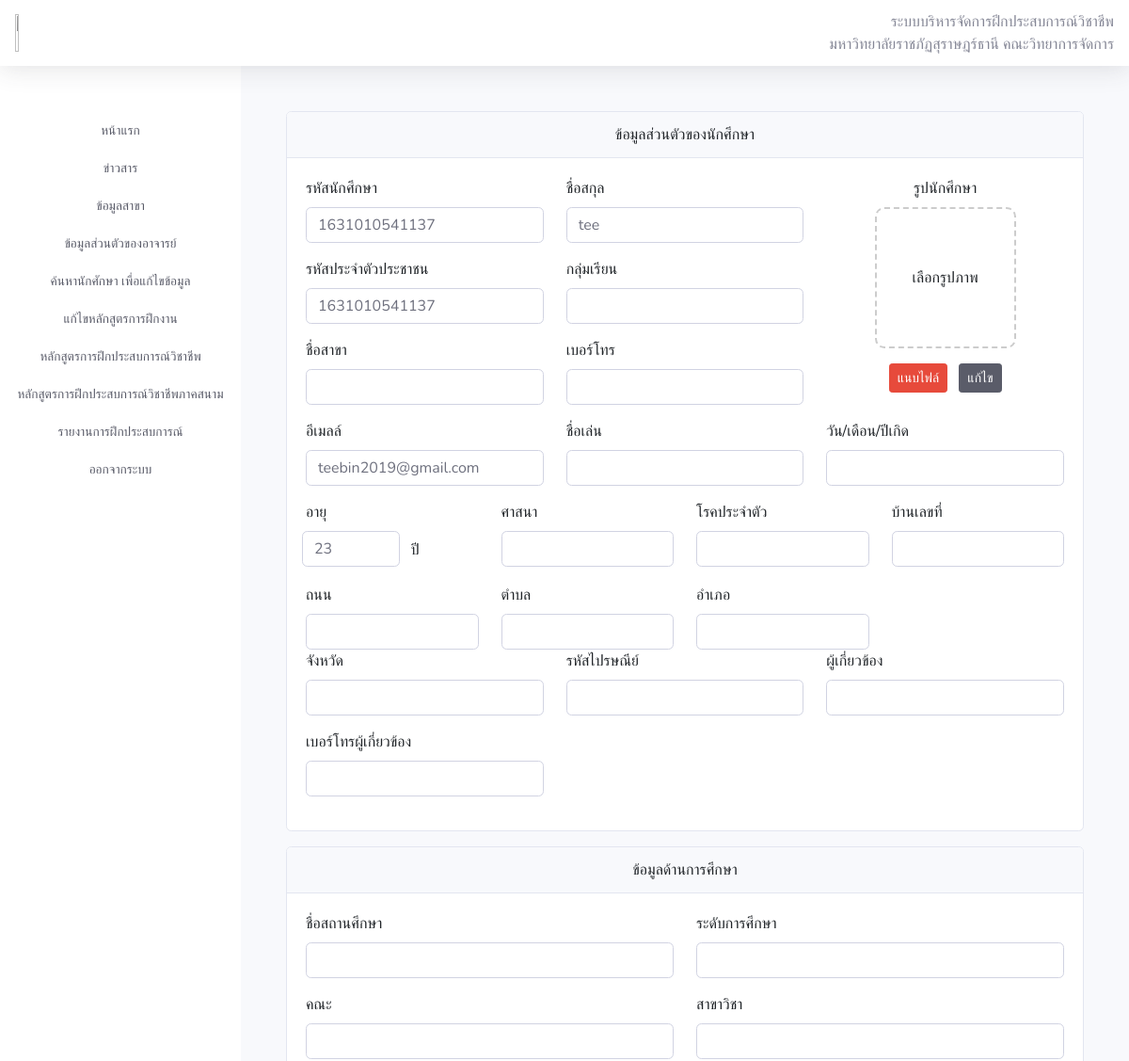
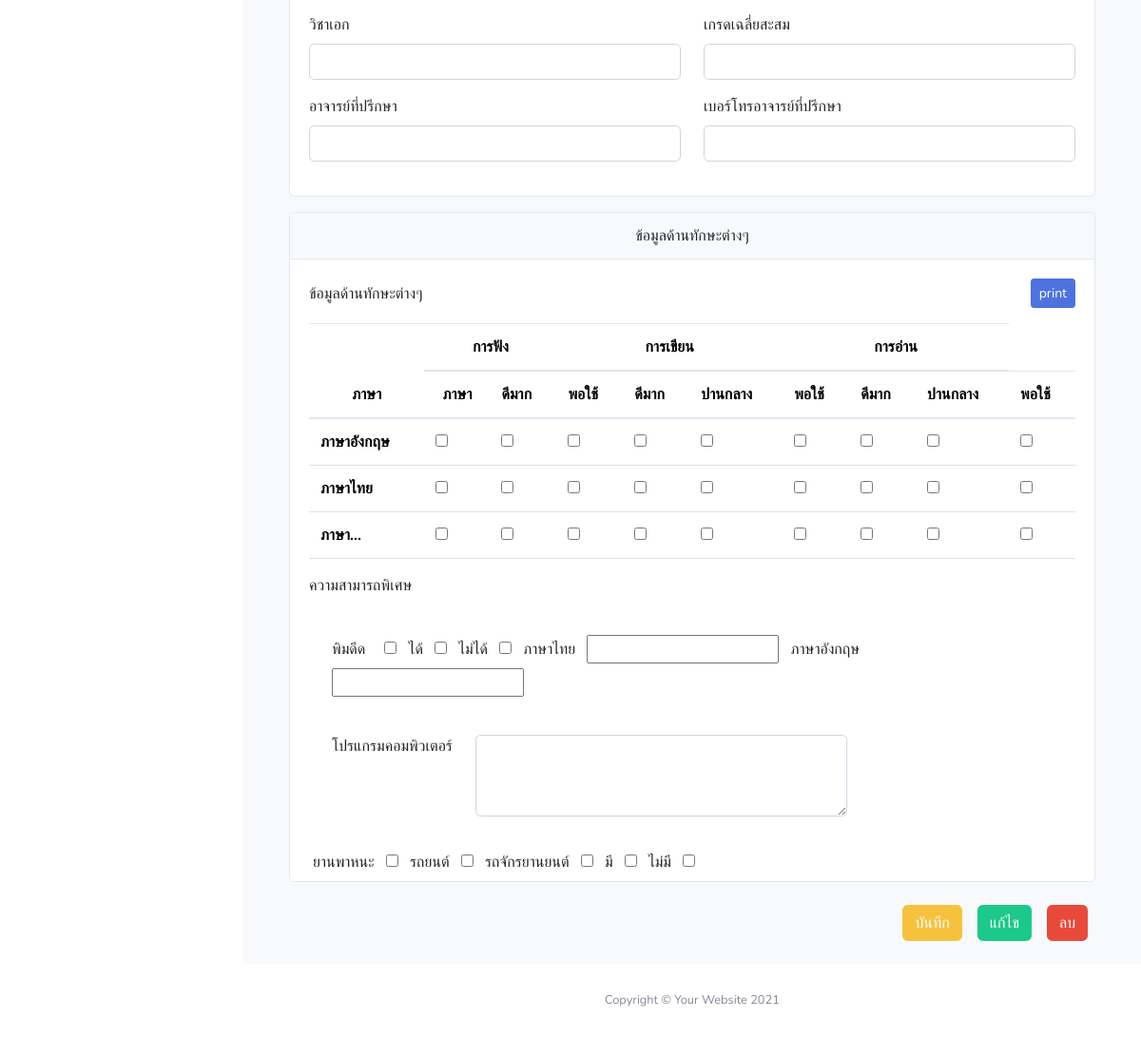
Screenshot of /students/creat.php (signed in) with the database file from the repository (2 pictures, top to bottom).
### tables this page shows
CREATE TABLE `users` (
  `id` int(11) NOT NULL,
  `ID_IDEN` varchar(100) DEFAULT NULL COMMENT 'รหัสประจำตัว',
  `name` varchar(30) NOT NULL COMMENT 'ชื่อ-สกุล',
  `ID_CN` varchar(13) DEFAULT NULL,
  `SG` varchar(9) DEFAULT NULL COMMENT 'กลุ่มเรียน',
  `EDUC_MAJOR` varchar(20) DEFAULT NULL COMMENT 'สาขาวิชา',
  `PN` varchar(10) DEFAULT NULL COMMENT 'เบอร์โทร',
  `email` varchar(100) NOT NULL COMMENT 'อีเมลล์',
  `NICKNAME` varchar(10) DEFAULT NULL COMMENT 'ชื่อเล่น',
  `DATE` date DEFAULT NULL COMMENT 'วันเกิด',
  `AGE` int(3) DEFAULT NULL COMMENT 'อายุ',
  `RELIGION` varchar(10) DEFAULT NULL COMMENT 'ศาสนา',
  `CD` varchar(40) DEFAULT NULL COMMENT 'รหัสบัตรประชาชน',
  `ADDRESS` varchar(100) DEFAULT NULL COMMENT 'ที่อยู่',
  `SD` varchar(5) DEFAULT NULL COMMENT 'อำเภอ',
  `PROVINCE` varchar(20) DEFAULT NULL COMMENT 'จังหวัด',
  `ZC` varchar(5) DEFAULT NULL COMMENT 'รหัสไปรสณีย์',
  `CP` varchar(30) DEFAULT NULL COMMENT 'ผู้เกี่ยวข้อง',
  `CNPN` varchar(10) DEFAULT NULL COMMENT 'เบอร์โทรศัพท์ผู้เกี่ยวข้อง',
  `EDUCNAME` varchar(20) DEFAULT NULL COMMENT 'สถานศึกษา',
  `EDUCEL` varchar(30) DEFAULT NULL COMMENT 'ระดับการศึกษา',
  `EDUCSM` varchar(30) DEFAULT NULL COMMENT 'วิชาเอก',
  `EDUCGPA` varchar(4) DEFAULT NULL COMMENT 'เกรดเฉลี่ยสะสม',
  `EDUCA` varchar(30) DEFAULT NULL COMMENT 'อาจารย์ที่ปรึกษา',
  `EDUCPN` varchar(10) DEFAULT NULL COMMENT 'เบอร์ติดต่อ',
  `password` text NOT NULL,
  `id_major` int(11) DEFAULT NULL COMMENT 'รหัสสาขา',
  `number` varchar(10) NOT NULL COMMENT 'เบอร์โทร',
  `role` set('admin','teacher','student','') NOT NULL COMMENT 'ตำแหน่ง',
  `IMAGE` text DEFAULT NULL COMMENT 'รูป'
);

### students/creat.php (the view, shortened to what the rows shown need)
<?php
include '../database/connect.php';
$id = $_SESSION['id'];
$sql = "SELECT * FROM `users` where id = $id";
$result = $objCon->query($sql);
$row = $result->fetch_assoc();
?>
<!DOCTYPE html>
<html lang="en">
<head>
    <link href="https://cdn.jsdelivr.net/npm/bootstrap@5.3.3/dist/css/bootstrap.min.css" rel="stylesheet" />
    <link href="../assets/vendor/fontawesome-free/css/all.min.css" rel="stylesheet" type="text/css" />
    <link href="../assets/css/sb-admin-2.min.css" rel="stylesheet" />
</head>
<body id="page-top">
    <div id="wrapper">
        <div id="content-wrapper" class="d-flex flex-column">
            <div id="content">
                <div class="container-fluid mt-5">
                    <div class="container">
                        <form action="../backend/db_student/update.php" method="post" enctype="multipart/form-data">
                            <div class="card mb-3">
                                <div class="card-body">
                                    <div class="row ">
                                        <div class="col-md-4 mb-3">
                                            <label for="inputEmail4" class="form-label">รหัสนักศึกษา</label>
                                            <input type="text" class="form-control mb-3" id="inputEmail4" value="<?= $row['ID_IDEN'] ?? 'emtry' ?>" name="ID_IDEN">
                                            <label for="inputPassword4" class="form-label">รหัสประจำตัวประชาชน</label>
                                            <input type="text" class="form-control mb-3" id="inputPassword4" value="<?= $row['ID_CN'] ?? 'emtry' ?>" name="ID_CN">
                                            <label for="inputPassword4" class="form-label">ชื่อสาขา</label>
                                            <input type="text" class="form-control" id="inputPassword4" value="<?= $row['EDUC_MAJOR'] ?? 'ว่าง' ?>" name="EDUC_MAJOR">
                                        </div>
                                        <div class="col-md-4 ">
                                            <label for="inputPassword4" class="form-label">ชื่อสกุล</label>
                                            <input type="text" class="form-control mb-3" id="inputPassword4" value="<?= $row['name'] ?>" name="name">
                                            <label for="inputPassword4" class="form-label">กลุ่มเรียน</label>
                                            <input type="text" class="form-control mb-3" id="inputPassword4" value="<?= $row['SG'] ?>" name="SG">
                                            <label for="inputPassword4" class="form-label">เบอร์โทร</label>
                                            <input type="text" class="form-control" id="inputPassword4" value="<?= $row['PN'] ?>" name="PN">
                                        </div>
                                        <div class="col-md-4 mb-3">
                                            <label for="inputPassword4" class="form-label">อีเมลล์</label>
                                            <input type="text" class="form-control" id="inputPassword4" value="<?= $row['email'] ?>" name="email">
                                        </div>
                                    </div>
                                </div>
                            </div>
                            <div class="card mb-3">
                                <div class="card-body">
                                    <table class="table mb-3">
                                        <thead>
                                            <tr>
                                                <th scope="col" rowspan="2" class="text-center">ภาษา</th>
                                                <th scope="col " colspan="2" class="text-center">การฟัง</th>
                                                <th scope="col " colspan="3" class="text-center">การเขียน</th>
                                                <th scope="col " colspan="3" class="text-center">การอ่าน</th>
                                            </tr>
                                            <tr>
                                                <th scope="col" rowspan="2" class="text-center">ภาษา</th>
                                                <th scope="col">ดีมาก</th>
                                                <th scope="col">พอใช้</th>
                                                <th scope="col">ดีมาก</th>
                                                <th scope="col">ปานกลาง</th>
                                                <th scope="col">พอใช้</th>
                                                <th scope="col">ดีมาก</th>
                                                <th scope="col">ปานกลาง</th>
                                                <th scope="col">พอใช้</th>
                                            </tr>
                                        </thead>
                                        <tbody>
                                            <tr>
                                                <th scope="row">ภาษาอังกฤษ</th>
                                            </tr>
                                            <tr>
                                                <th scope="row">ภาษาไทย</th>
                                            </tr>
                                            <tr>
                                                <th scope="row">ภาษา...</th>
                                            </tr>
                                        </tbody>
                                    </table>
                                </div>
                            </div>
                        </form>
                    </div>
                </div>
            </div>
        </div>
    </div>
</body>
</html>

### rows the page displays
users: ID_IDEN "1631010541137", ID_CN "1631010541137", name "tee", email "teebin2019@gmail.com"
